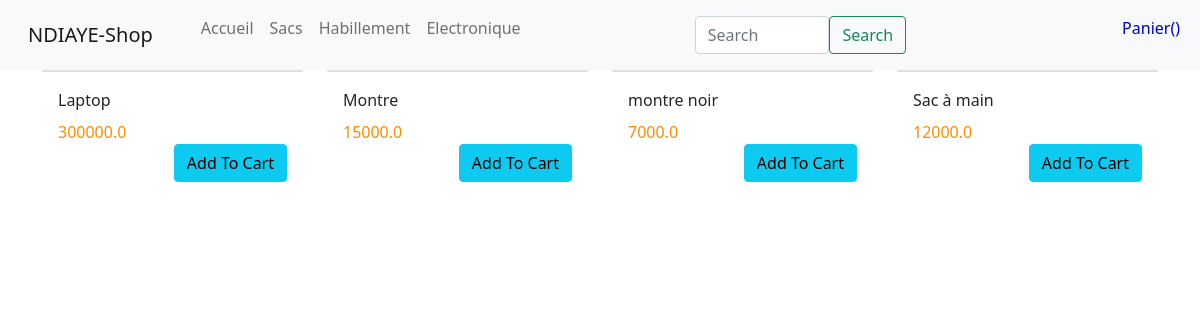
The page / on the database its author committed.
### shop/models.py (models this page shows, shortened)
class Categorie(models.Model):
	name = models.CharField(max_length=200)
	date_ajout = models.DateTimeField(auto_now_add=True)
	class Meta:
		ordering = ['-date_ajout']

class Produit(models.Model):
	titre = models.CharField(max_length=200)
	price = models.FloatField()
	description = models.TextField()
	categorie = models.ForeignKey(Categorie,related_name='categorie',on_delete=models.CASCADE)
	image = models.CharField(max_length=500)
	date_ajout = models.DateTimeField(auto_now_add=True)
	class Meta:
		ordering = ['-date_ajout']

### shop/views.py (the view)
# urls.py: path('',views.accueil_view,name='accueil'),
def accueil_view(request):
	produits = Produit.objects.all()
	categories = Categorie.objects.all()
	produit_item = request.GET.get('items-produit')
	if produit_item !=' ' and produit_item is not None:
		produits = Produit.objects.filter(titre__icontains=produit_item)
	context = {'produits':produits,'categories':categories}
	return render(request,'shop/index.html',context)

### templates/shop/index.html (shortened to what this page needs)
{% extends 'shop/base.html' %}
{% load static %}
{% block content %}
<div class="container">
	<div class="row mb-2">
		{% for produit in produits %}
		<div class="col-lg-3 col-sm-6 col-md-4">
			<a href="{% url 'show' produit.id %}">
				<div class="card">
				</div>
		   </a>
			<div class="card-body">
				<div id="aa{{ produit.id }}" class="card-title">{{ produit.titre }}</div>
				<div id="price{{ produit.id }}" class="card-text" style="color: darkorange;">{{ produit.price }}</div>
				<div id="{{ produit.id }}" style="float: right;" class="btn samapanier btn-info mb-3">Add To Cart</div>
			</div>
		</div>
		{% endfor %}
	</div>
</div>
{% endblock  %}

### templates/shop/base.html (shortened to what this page needs)
 <!doctype html>
<html lang="fr">
  <head>
    <link rel="stylesheet" href="https://cdn.jsdelivr.net/npm/bootstrap@5.1.1/dist/css/bootstrap.rtl.min.css">
  </head>
  <body>
    <nav class="navbar navbar-expand-lg navbar-light bg-light">
      <div class="container-fluid">
        <a class="navbar-brand" href="{% url 'accueil' %}">NDIAYE-Shop</a>
            <div class="collapse navbar-collapse" id="navbarNav">
                <ul class="navbar-nav">
                  <li class="nav-item">
                    <a class="nav-link" aria-current="page" href="{% url 'accueil' %}">Accueil</a>
                  </li>
                  {% for cate in categories %}
                    <li class="nav-item">
                      <a class="nav-link" href="#">{{ cate.name }}</a>
                    </li>
                  {% endfor %}
                  <form class="d-flex p-2" style="margin-right: 200px; margin-left: 150px;" action="">
                    <input class="form-control me-2" type="search" placeholder="Search" aria-label="Search" name="items-produit">
                    <button class="btn btn-outline-success" type="submit" p-2>Search</button>
                  </form>
                  <li class="nav-item" style="float: right;">
                    <a id="panier" class="nav-link" aria-current="page" href="{% url 'panier' %}" style="color: mediumblue;">Panier()</a>
                  </li>
                </ul>
           </div>
      </div>
    </nav>
    {% block content %}{% endblock %}
  </body>
</html>

### rows shown on the page
Categorie: name "Sacs"
Categorie: name "Habillement"
Categorie: name "Electronique"
Produit: titre "Laptop", price "300000.0"
Produit: titre "Montre", price "15000.0"
Produit: titre "montre noir", price "7000.0"
Produit: titre "Sac à main", price "12000.0"
